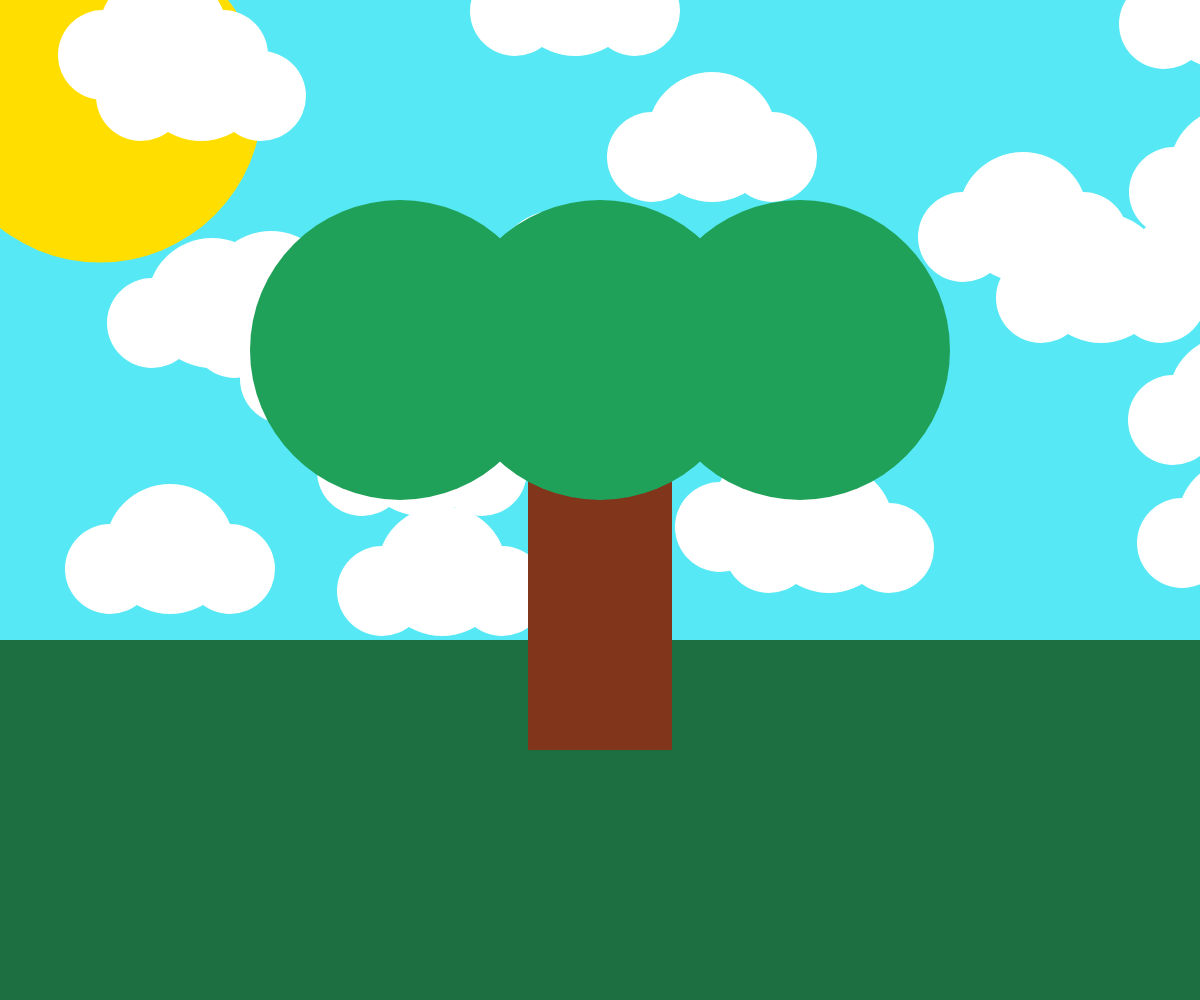
Frame 1 (no input)
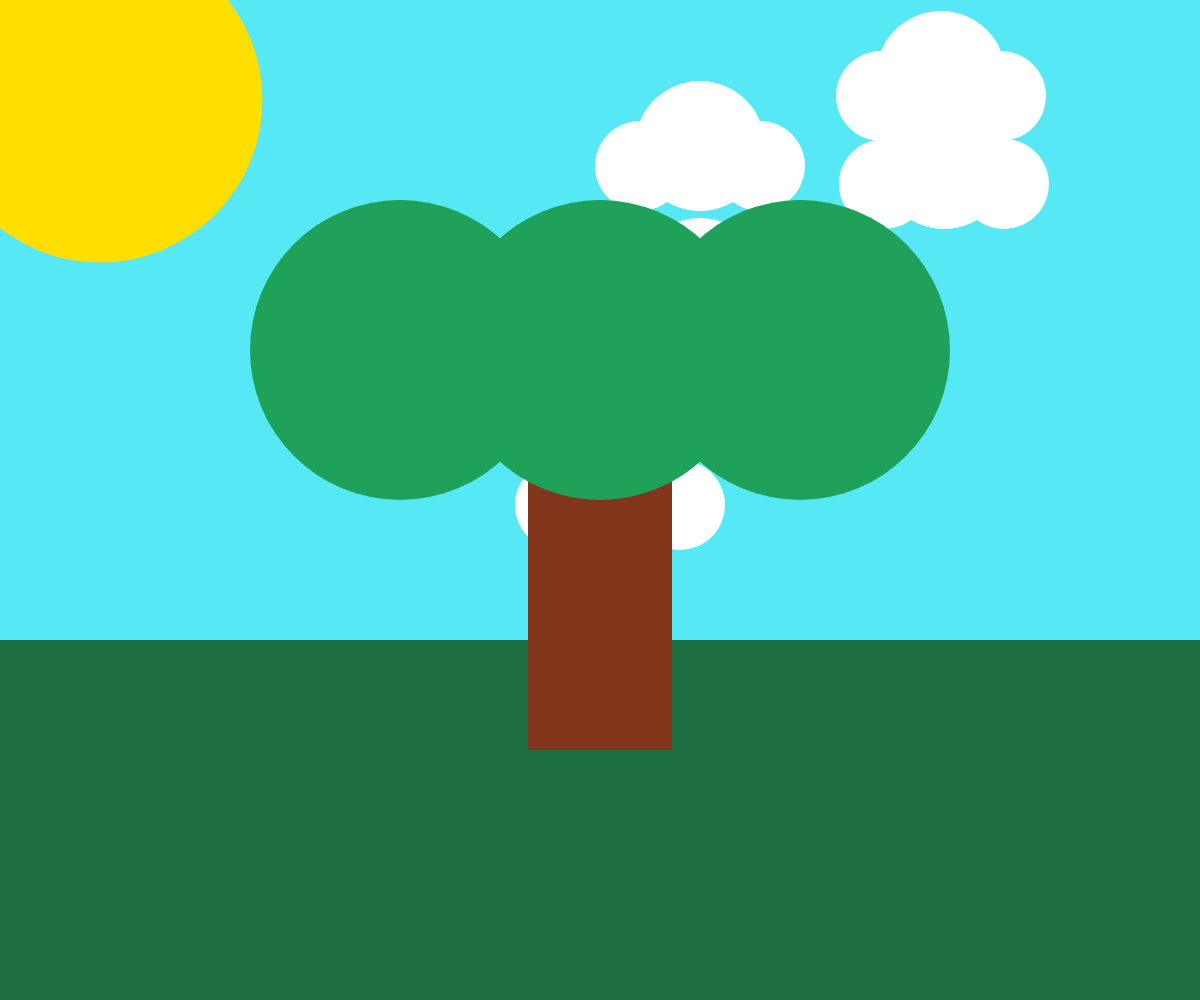
Frame 2 (the mouse pressed at the canvas centre, redrawn once)

The p5.js sketch that drew these frames (run headless with seeded random() and noise() and a simulated clock; the mouse was pressed at the canvas centre and the sketch redrawn once):

// p5.js sketch
// ── sketch.js
let colors, w, h, clouds;

function setup() {
  // put setup code here
  colors = {
    sky: color('#56E8F4'),
    clouds: color('#FFFFFF'),
    sun: color('#FFDE00'),
    grass: color('#1D6E41'),
    trunk: color('#81361C'),
    leaves: color('#20A159'),
  };
  w = window.innerWidth;
  h = window.innerHeight;
  createCanvas(w, h);
  noStroke();
  noLoop();
}

function draw() {
  createSky();
  createGrass();
  createTree();
}

function createSky() {
  background(colors.sky);
  fill(color(colors.sun));
  ellipse(100, 100, 325, 325);
  let numClouds =  Math.floor((Math.random() * 20) + 4);
  clouds = new Array(numClouds);
  for (let i = 0; i < numClouds; i++) {
    createCloud(i);
  }
}

function createGrass() {
  fill(color(colors.grass));
  rect(0, h - 360, w, 360);
}

function createTree() {
  const trunkW = 144;
  const trunkH = 400;
  let leavesCenter = w / 2;

  // add tree trunk
  fill(color(colors.trunk));
  rect((w - trunkW)/2, h - trunkH - 250, trunkW, trunkH);

  // add leaves
  fill(color(colors.leaves));
  ellipse(leavesCenter, h - trunkH - 250, 300, 300);
  ellipse(leavesCenter - 200, h - trunkH - 250, 300, 300);
  ellipse(leavesCenter + 200, h - trunkH - 250, 300, 300);
}

// set up vars for clouds
// save each ellipse of cloud to index for later use
function createCloud(index) {
  let x =  Math.floor((Math.random() * w));
  let y = Math.floor((Math.random() * (h-405)));
  clouds[index] = { x, y };
  fill(color(colors.clouds));
  clouds[index].left = ellipse(x, y, 90, 90);
  x+=60;
  clouds[index].center = ellipse(x, y-20, 130, 130);
  x+=60;
  clouds[index].right = ellipse(x, y, 90, 90);
}
